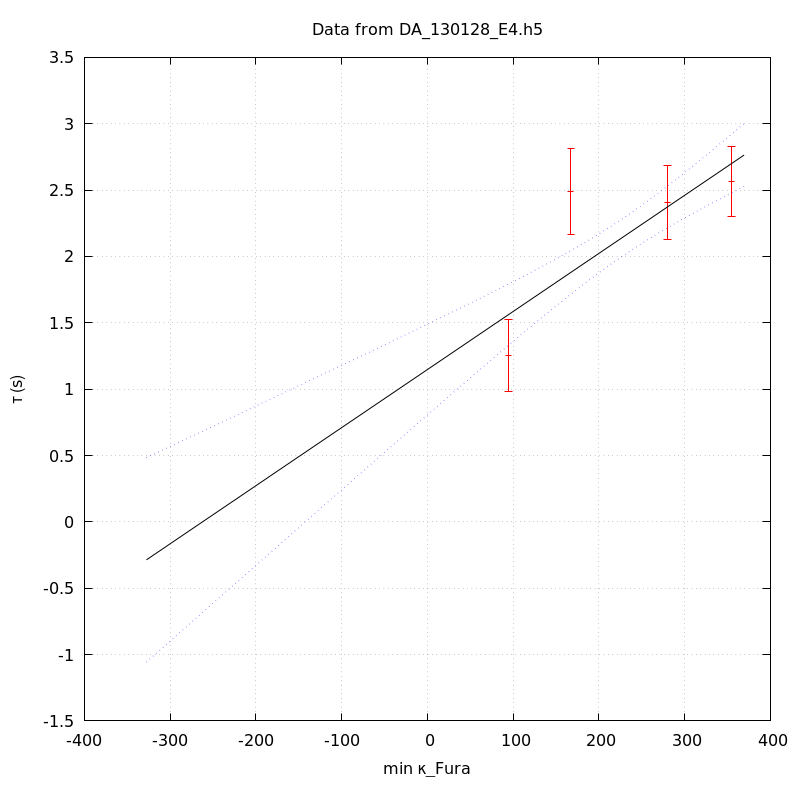

Write gnuplot code to recreate this figure.
unset key
set grid
set ylabel 'τ (s)'
set xlabel 'min κ_Fura' noenhanced
set title 'Data from DA_130128_E4.h5' noenhanced
set xrange [-1000<*:*]
plot 'DA_130128_E4_aba_tau_vs_min_kappa' index 0 using 1:2:(1.96*$3) linecolor rgb 'red' with yerrorbars,\
'' index 1 using 1:2 with lines linecolor rgb 'black',\
'' index 1 using 1:3 with lines linecolor rgb 'blue' lt 'dotted',\
'' index 1 using 1:4 with lines linecolor rgb 'blue' lt 'dotted'
